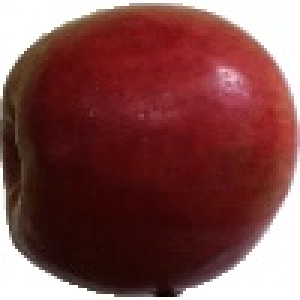
#> input picture code/train/Apple Crimson Snow/r_262_100.jpg, 100 x 100 px (shown 3 times larger)
$ python read_img_seq.py   (older library calls are emulated)
#> lines starting #> are read from the running program, lines starting #| are printed output that depends on the picture; after the words box and inside, x2 and y2 are one past the last pixel; in counts of white or black regions, pixels touching at a corner belong together
### code/image_feature2.py
# -*- coding: utf-8 -*-
"""
@author: Nasser
"""
import cv2
import scipy.stats as stats
import numpy as np
from skimage.feature import greycomatrix,greycoprops
import pandas as pd

def get_image_cf(image):
    #image = cv2.imread(image_file) #Read the image file

    red = image[:,:,0:1]#get Red Channel
    blue = image[:,:,1:2]#get blue channel
    green = image[:,:,2:3]#get the green channel

    red = np.reshape(red,(len(red)*len(red[1,:]),1))#Reshape the red channel
    blue = np.reshape(blue,(len(blue)*len(blue[1,:]),1))#reshape the blue channel
    green = np.reshape(green,(len(green)*len(green[1,:]),1))#reshape the grren channel

    #get the mean and standard deviation shape (1,3)
    (u, std) = cv2.meanStdDev(image)
    u = u[:,0]
    std = std[:,0]

    #calculate the skew for each channel
    skwr = stats.skew(red,axis = 0)
    skwb = stats.skew(blue,axis = 0)
    skwg = stats.skew(green,axis = 0)

    ##calculate the kitosis for each channel
    kirtr = stats.kurtosis(red)
    kirtb = stats.kurtosis(blue)
    kirtg = stats.kurtosis(green)

    skw = [skwr[0],skwb[0],skwg[0]]
    kirt = [kirtr[0],kirtb[0],kirtg[0]]

    return u,std,skw,kirt

###########
def get_boundry_image(image_gray):
    #image = cv2.imread(image_file,0)#open the image file as gray

    #convert the image to black and while
    (thresh, bw_img) = cv2.threshold(image_gray, 200, 255, cv2.THRESH_BINARY)

    #get the complement of the image 1 to 0 and 0 to 1
    bw_img = abs(255-bw_img)

    #perform the erosion
    kernel = np.ones((3,3),np.uint8)
    eros_img = cv2.erode(bw_img,kernel,iterations = 1)

    #subtract the eroded image from the black and white image
    sbtr_img = bw_img-eros_img

    #perform Dilation
    dilat_img = cv2.dilate(sbtr_img,kernel,iterations = 1)

    #Apply median filter to remove the noise
    med_img = cv2.medianBlur(dilat_img,5)

    return med_img

############
def get_image_mf(image_gray):
    image = get_boundry_image(image_gray)

    (u, std) = cv2.meanStdDev(image)
    u = u[0,0]
    std = std[0,0]
    image = np.reshape(image,len(image)*len(image[1,:]))

    skw = stats.skew(image)
    kirt = stats.kurtosis(image)

    return u,std,skw,kirt

###########
def get_image_tf(image_gray):
    #image = cv2.imread(image_file,0)

    glcm_img = greycomatrix(image_gray, [1], [0, np.pi/4, np.pi/2, 3*np.pi/4],levels=256)

    Ct = greycoprops(glcm_img,'contrast')
    Cn = greycoprops(glcm_img,'correlation')
    Ey = greycoprops(glcm_img,'energy')
    Hy = greycoprops(glcm_img,'homogeneity')

    Ct = Ct[0,:]
    Cn = Cn[0,:]
    Ey = Ey[0,:]
    Hy = Hy[0,:]

    return Ct,Cn,Ey,Hy


def get_image_dataframe(image_file, label):
    image = cv2.imread(image_file) #Read the image file RGB
    image_gray = cv2.imread(image_file,0)#open the image file as gray

    (u,std,skw,kirt) = get_image_cf(image)
    (u_mf,std_mf,skw_mf,kirt_mf) = get_image_mf(image_gray)
    (Ct,Cn,Ey,Hy) = get_image_tf(image_gray)

    features = [[label,u[0],u[1],u[2],std[0],std[1],std[2],skw[0],skw[1],skw[2],kirt[0],kirt[1],kirt[2],
                 u_mf,std_mf,skw_mf,kirt_mf,
                 Ct[0],Ct[1],Ct[2],Ct[3],Cn[0],Cn[1],Cn[2],Cn[3],
                 Ey[0],Ey[1],Ey[2],Ey[3],Hy[0],Hy[1],Hy[2],Hy[3]]]

    return features

### code/read_img_seq.py
# -*- coding: utf-8 -*-
"""
Created on Sun Jun  7 15:06:42 2020

@author: Nasser
"""

import os
import pandas as pd
import image_feature2
from datetime import datetime
import time
import pandas as pd
from sklearn import neighbors
from sklearn.naive_bayes import GaussianNB
from sklearn import svm
from sklearn.neural_network import MLPClassifier
from sklearn.model_selection import GridSearchCV
from sklearn.metrics import confusion_matrix, classification_report, accuracy_score
from sklearn.preprocessing import StandardScaler


image_list = [] #List which contain all images info (file name, class num, train/test)
df_train = pd.DataFrame() #store the training data
df_test = pd.DataFrame() #store the testing data
num_image=0
log_file = open("seq.txt", "a")

###+++++++++Creating the list of images+++++++#####
log_file.write("#########################################\n")
log_file.write("#########++++++++New Test++++++++########\n")
log_file.write("#########################################\n")
start_time = time.time()
#loop to get the list of testing images info
for root, dirnames, filenames in os.walk("train/"):
	class_num = 0
	for class_name in dirnames:
		class_num+=1
		for rt, classname, files in os.walk(root+class_name):
			for img_file in files:
				image_item = [rt+"/"+img_file, class_num, 0]

				image_list.append(image_item)
				num_image+=1

#loop to get the list of testing images info
for root, dirnames, filenames in os.walk("test/"):
	class_num = 0
	for class_name in dirnames:
		class_num+=1
		for rt, classname, files in os.walk(root+class_name):
			for img_file in files:
				image_item = [rt+"/"+img_file, class_num, 1]

				image_list.append(image_item)
				num_image+=1

log_file.write("Total Number of images = " + str(num_image) + "\n")
log_file.write("Time to create a list of images is:\n")
log_file.write(str(time.time() - start_time) + "\n")
log_file.write("#################################################\n")
###+++++++++Calculate the features+++++++#####

start_time = time.time()#time stamp
itr = 0


#loop to calculate the features
for i in range(num_image):
	image_item = image_list[i]

	features = image_feature2.get_image_dataframe(image_item[0],image_item[1])
#> in get_image_dataframe, image is the input picture: shape (100, 100, 3); mean B, G, R 75.5, 76.5, 127.6
#> in get_image_dataframe, `image_gray = cv2.imread(image_file,0)#open the image file as gray`:
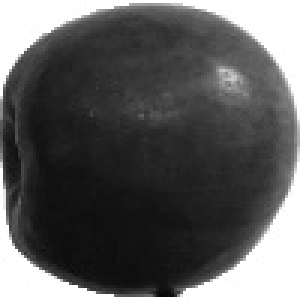
#> image_gray: shape (100, 100) (shown 3 times larger); min 3, max 255, mean 91.8
#> in get_image_cf, `red = image[:,:,0:1]#get Red Channel`:
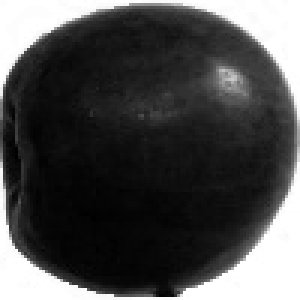
#> red: shape (100, 100, 1) (shown 3 times larger); min 0, max 255, mean 75.5
#> in get_image_cf, `green = image[:,:,2:3]#get the green channel`:
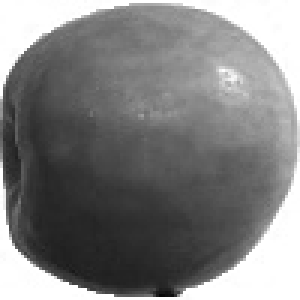
#> green: shape (100, 100, 1) (shown 3 times larger); min 7, max 255, mean 127.6
#> in get_image_cf, `red = np.reshape(red,(len(red)*len(red[1,:]),1))#Reshape the red channel`: red = 10000 values, max 255 at index 2, min 0 at index 5205, mean 75.52
#> in get_image_cf, `blue = np.reshape(blue,(len(blue)*len(blue[1,:]),1))#reshape the blue ..`: blue = 10000 values, max 255 at index 3, min 1 at index 9853, mean 76.55
#> in get_image_cf, `green = np.reshape(green,(len(green)*len(green[1,:]),1))#reshape the g..`: green = 10000 values, max 255 at index 0, min 7 at index 9853, mean 127.6
#> in get_image_cf, `(u, std) = cv2.meanStdDev(image)`: u = [75.52, 76.55, 127.6]; std = [92.83, 92.79, 74.29]
#> in get_image_cf, `skwr = stats.skew(red,axis = 0)`: skwr = [1.25]
#> in get_image_cf, `skwb = stats.skew(blue,axis = 0)`: skwb = [1.24]
#> in get_image_cf, `skwg = stats.skew(green,axis = 0)`: skwg = [0.651]
#> in get_image_cf, `kirtr = stats.kurtosis(red)`: kirtr = [-0.196]
#> in get_image_cf, `kirtb = stats.kurtosis(blue)`: kirtb = [-0.217]
#> in get_image_cf, `kirtg = stats.kurtosis(green)`: kirtg = [-0.895]
#> in get_image_cf, `skw = [skwr[0],skwb[0],skwg[0]]`: skw = [1.25, 1.24, 0.651]
#> in get_image_cf, `kirt = [kirtr[0],kirtb[0],kirtg[0]]`: kirt = [-0.196, -0.217, -0.895]
#> in get_image_dataframe, `(u,std,skw,kirt) = get_image_cf(image)`: u = [75.52, 76.55, 127.6]; std = [92.83, 92.79, 74.29]; skw = [1.25, 1.24, 0.651]; kirt = [-0.196, -0.217, -0.895]
#> in get_boundry_image, `(thresh, bw_img) = cv2.threshold(image_gray, 200, 255, cv2.THRESH_BINA..`:
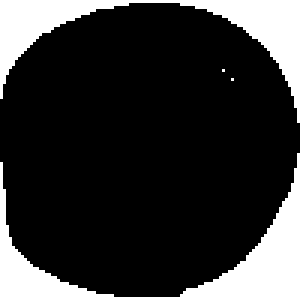
#> bw_img: shape (100, 100) (shown 3 times larger); 20.1% white; 4 white regions (2 under 20 px), largest, box (x1, y1, x2, y2) and area: (0, 51, 100, 100) 1062, (0, 0, 100, 41) 945
#> in get_boundry_image, `eros_img = cv2.erode(bw_img,kernel,iterations = 1)`:
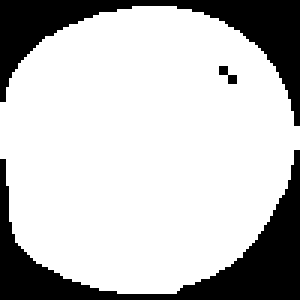
#> eros_img: shape (100, 100) (shown 3 times larger); 76.1% white; 3 black regions (1 under 20 px), largest, box (x1, y1, x2, y2) and area: (0, 50, 100, 100) 1255, (0, 0, 100, 42) 1117
#> in get_boundry_image, `sbtr_img = bw_img-eros_img`:
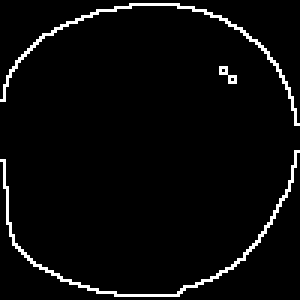
#> sbtr_img: shape (100, 100) (shown 3 times larger); 3.8% white in thin lines or dots
#> in get_boundry_image, `dilat_img = cv2.dilate(sbtr_img,kernel,iterations = 1)`: dilat_img: shape (100, 100); 11.4% white; 3 white regions, box (x1, y1, x2, y2) and area: (0, 49, 100, 100) 579, (0, 0, 100, 43) 516, (72, 21, 80, 29) 46
#> in get_boundry_image, `med_img = cv2.medianBlur(dilat_img,5)`:
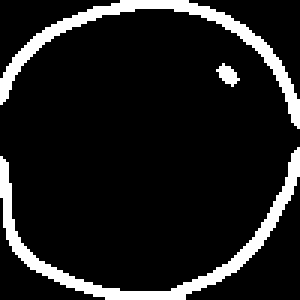
#> med_img: shape (100, 100) (shown 3 times larger); 11.3% white; 3 white regions, box (x1, y1, x2, y2) and area: (0, 49, 100, 100) 581, (0, 0, 100, 43) 517, (72, 21, 80, 29) 34
#> in get_image_mf, `(u, std) = cv2.meanStdDev(image)`: u = [28.87]; std = [80.79]
#> in get_image_mf, `u = u[0,0]`: u = 28.87
#> in get_image_mf, `std = std[0,0]`: std = 80.79
#> in get_image_mf, `image = np.reshape(image,len(image)*len(image[1,:]))`: image = 10000 values, max 255 at index 40, min 0 at index 0, mean 28.87
#> in get_image_mf, `skw = stats.skew(image)`: skw = 2.44
#> in get_image_mf, `kirt = stats.kurtosis(image)`: kirt = 3.96
#> in get_image_dataframe, `(u_mf,std_mf,skw_mf,kirt_mf) = get_image_mf(image_gray)`: u_mf = 28.87; std_mf = 80.79; skw_mf = 2.44; kirt_mf = 3.96
#> in get_image_tf, `Ct = greycoprops(glcm_img,'contrast')`: Ct = [[281.7, 576.9, 373.3, 562.9]]
#> in get_image_tf, `Cn = greycoprops(glcm_img,'correlation')`: Cn = [[0.981, 0.959, 0.974, 0.96]]
#> in get_image_tf, `Ey = greycoprops(glcm_img,'energy')`: Ey = [[0.136, 0.128, 0.132, 0.13]]
#> in get_image_tf, `Hy = greycoprops(glcm_img,'homogeneity')`: Hy = [[0.44, 0.379, 0.427, 0.379]]
#> in get_image_tf, `Ct = Ct[0,:]`: Ct = [281.7, 576.9, 373.3, 562.9]
#> in get_image_tf, `Cn = Cn[0,:]`: Cn = [0.981, 0.959, 0.974, 0.96]
#> in get_image_tf, `Ey = Ey[0,:]`: Ey = [0.136, 0.128, 0.132, 0.13]
#> in get_image_tf, `Hy = Hy[0,:]`: Hy = [0.44, 0.379, 0.427, 0.379]
#> in get_image_dataframe, `(Ct,Cn,Ey,Hy) = get_image_tf(image_gray)`: Ct = [281.7, 576.9, 373.3, 562.9]; Cn = [0.981, 0.959, 0.974, 0.96]; Ey = [0.136, 0.128, 0.132, 0.13]; Hy = [0.44, 0.379, 0.427, 0.379]
#> features = 1 item

	#construct the dataframe using the calculated features
	col = ["label","ur","ug","ub","stdr","stdg","stdb","skwr","skwg","skwb","kirtr","kirtg","kirtb",
       "u_mf","std_mf","skw_mf","kirt_mf",
       "Ct0","Ct45","Ct90","Ct135","Cn0","Cn45","Cn90","Cn135",
       "Ey0","Ey45","Ey90","Ey135","Hy0","Hy45","Hy90","Hy135"]

	df_item = pd.DataFrame(features,columns = col)
#> df_item = table of 1 rows and 33 columns

	#check if it is train or test image
	if(image_item[2] == 0):
#> (the run stopped early here; a loop or call above may not have finished)
